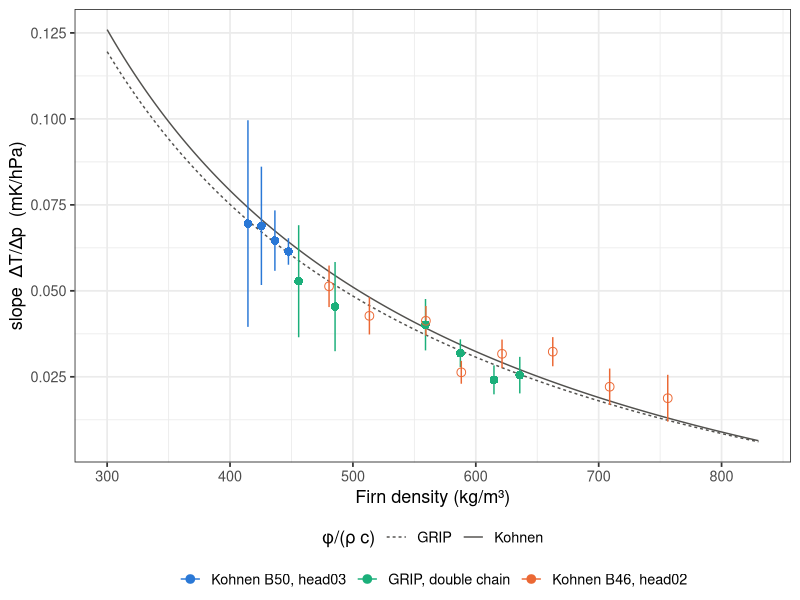
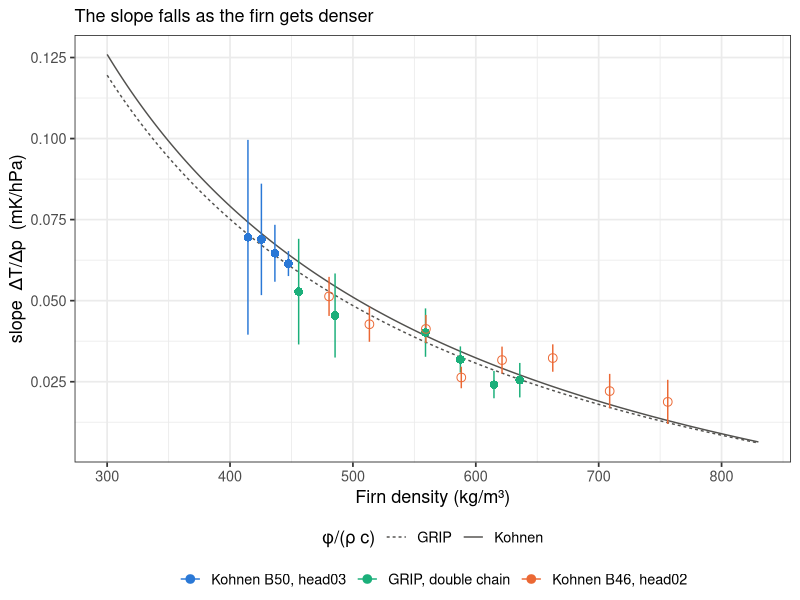
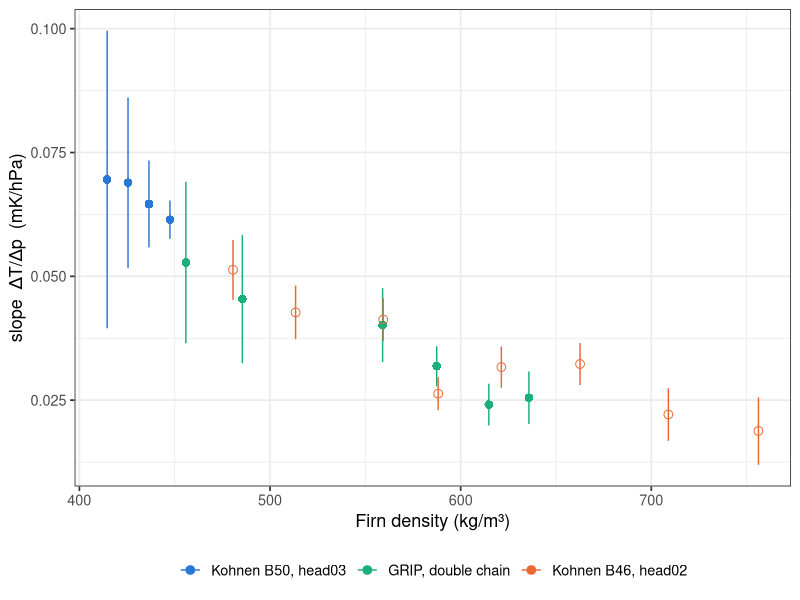

The R script that drew these images, in order:
# Aufruf aus figures/:  Rscript make_fig4_slope_density.R
suppressMessages({library(dplyr); library(readr); library(ggplot2)})
BLUE <- "#2a78d6"; ORANGE <- "#eb6834"; AQUA <- "#1baf7a"; GREY <- "#52514e"

cp_ice <- function(TK) 152.5 + 7.122*TK
hl <- function(T_site, acc, rho0 = 0.34) {
  k0 <- 11*exp(-10160/(8.314*T_site)); k1 <- 575*exp(-21400/(8.314*T_site))
  z55 <- (log(.55/(.917-.55)) - log(rho0/(.917-rho0)))/(.917*k0)
  function(z) vapply(z, function(q) {
    Z <- if (q <= z55) exp(.917*k0*q + log(rho0/(.917-rho0)))
         else exp(.917*k1*(q - z55)/sqrt(acc) + log(.55/(.917-.55)))
    .917*Z/(1+Z) }, 0) }
dG <- hl(242.0, 0.230); dK <- hl(228.6, 0.064)
cG <- cp_ice(242.0);    cK <- cp_ice(228.6)

gr  <- read_csv("../Greenland2026/data/fig3_greenland_b.csv", show_col_types = FALSE)
h03 <- read_csv("../KohnenRecords_Analyse/data/fig3_head03_b.csv", show_col_types = FALSE)
h02 <- read_csv("../KohnenRecords_Analyse/data/fig3_head02_b.csv", show_col_types = FALSE)

dat <- bind_rows(
  gr  |> transmute(head = "GRIP, double chain", rho = dG(depth_m)*1000, b, se, depth_m),
  h03 |> transmute(head = "Kohnen B50, head03", rho = dK(depth_m)*1000, b, se, depth_m),
  h02 |> transmute(head = "Kohnen B46, head02", rho = dK(depth_m)*1000, b, se, depth_m)) |>
  filter(abs(b)/se > 2 | grepl("B46", head))
dat$head <- factor(dat$head, c("Kohnen B50, head03", "GRIP, double chain", "Kohnen B46, head02"))
cols <- setNames(c(BLUE, AQUA, ORANGE), levels(dat$head))

th <- function(r, c) (1 - r/917)/(r*c)*1e5
h2 <- dat |> filter(grepl("B46", head))
off <- weighted.mean(h2$b - th(h2$rho, cK), 1/h2$se^2)
dat <- dat |> mutate(frei = grepl("B46", head), b_adj = ifelse(frei, b - off, b))

curve <- data.frame(rho = seq(300, 830, 2)) |>
  mutate(Kohnen = th(rho, cK), GRIP = th(rho, cG)) |>
  tidyr::pivot_longer(c(Kohnen, GRIP), names_to = "site", values_to = "b")

pd <- ggplot(dat, aes(rho, b_adj, colour = head)) +
  geom_line(data = curve, aes(rho, b, linetype = site), colour = GREY,
            linewidth = 0.5, inherit.aes = FALSE) +
  geom_errorbar(aes(ymin = b_adj - se, ymax = b_adj + se), width = 0, linewidth = 0.5) +
  geom_point(aes(shape = frei), size = 2.6) +
  scale_shape_manual(values = c(16, 1), guide = "none") +
  scale_colour_manual(values = cols, name = NULL) +
  scale_linetype_manual(values = c("22", "solid"), name = "φ/(ρ c)") +
  scale_x_continuous("Firn density (kg/m³)", breaks = seq(300, 800, 100)) +
  scale_y_continuous("slope  ΔT/Δp  (mK/hPa)") +
  theme_bw(base_size = 13) + theme(legend.position = "bottom", legend.box = "vertical",
                                   legend.margin = margin(0,0,0,0))

ggsave("fig4_slope_density_bare.png", pd, width = 7.4, height = 5.6, dpi = 200, bg = "white")
ggsave("fig4_slope_density.png",
       pd + labs(subtitle = "The slope falls as the firn gets denser"),
       width = 7.4, height = 5.8, dpi = 200, bg = "white")
## Variante ganz ohne Modellkurve — nur die Beobachtung
ggsave("fig4_slope_density_dataonly.png",
       ggplot(dat, aes(rho, b_adj, colour = head)) +
         geom_errorbar(aes(ymin = b_adj - se, ymax = b_adj + se), width = 0, linewidth = 0.5) +
         geom_point(aes(shape = frei), size = 2.6) +
         scale_shape_manual(values = c(16, 1), guide = "none") +
         scale_colour_manual(values = cols, name = NULL) +
         scale_x_continuous("Firn density (kg/m³)", breaks = seq(300, 800, 100)) +
         scale_y_continuous("slope  ΔT/Δp  (mK/hPa)") +
         theme_bw(base_size = 13) + theme(legend.position = "bottom"),
       width = 7.4, height = 5.4, dpi = 200, bg = "white")
cat(sprintf("Dichtebereich der Punkte: %.0f bis %.0f kg/m3; head02-Versatz %.4f mK/hPa\n",
            min(dat$rho), max(dat$rho), off))
